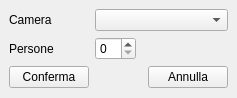
<?xml version="1.0" encoding="UTF-8"?>
<ui version="4.0">
 <class>MainWindow</class>
 <widget class="QMainWindow" name="MainWindow">
  <property name="geometry">
   <rect>
    <x>0</x>
    <y>0</y>
    <width>234</width>
    <height>98</height>
   </rect>
  </property>
  <property name="windowTitle">
   <string>MainWindow</string>
  </property>
  <widget class="QWidget" name="centralwidget">
   <layout class="QGridLayout" name="gridLayout">
    <item row="0" column="0">
     <widget class="QLabel" name="label">
      <property name="text">
       <string>Camera</string>
      </property>
     </widget>
    </item>
    <item row="1" column="0">
     <widget class="QLabel" name="label_2">
      <property name="text">
       <string>Persone</string>
      </property>
     </widget>
    </item>
    <item row="1" column="1">
     <widget class="QSpinBox" name="sb_persone"/>
    </item>
    <item row="1" column="2" colspan="2">
     <spacer name="horizontalSpacer">
      <property name="orientation">
       <enum>Qt::Horizontal</enum>
      </property>
      <property name="sizeHint" stdset="0">
       <size>
        <width>92</width>
        <height>20</height>
       </size>
      </property>
     </spacer>
    </item>
    <item row="2" column="0">
     <widget class="QPushButton" name="button_conferma">
      <property name="text">
       <string>Conferma</string>
      </property>
     </widget>
    </item>
    <item row="2" column="3">
     <widget class="QPushButton" name="button_annulla">
      <property name="text">
       <string>Annulla</string>
      </property>
     </widget>
    </item>
    <item row="0" column="1" colspan="3">
     <widget class="QComboBox" name="cb_camere"/>
    </item>
   </layout>
  </widget>
 </widget>
 <resources/>
 <connections/>
</ui>
